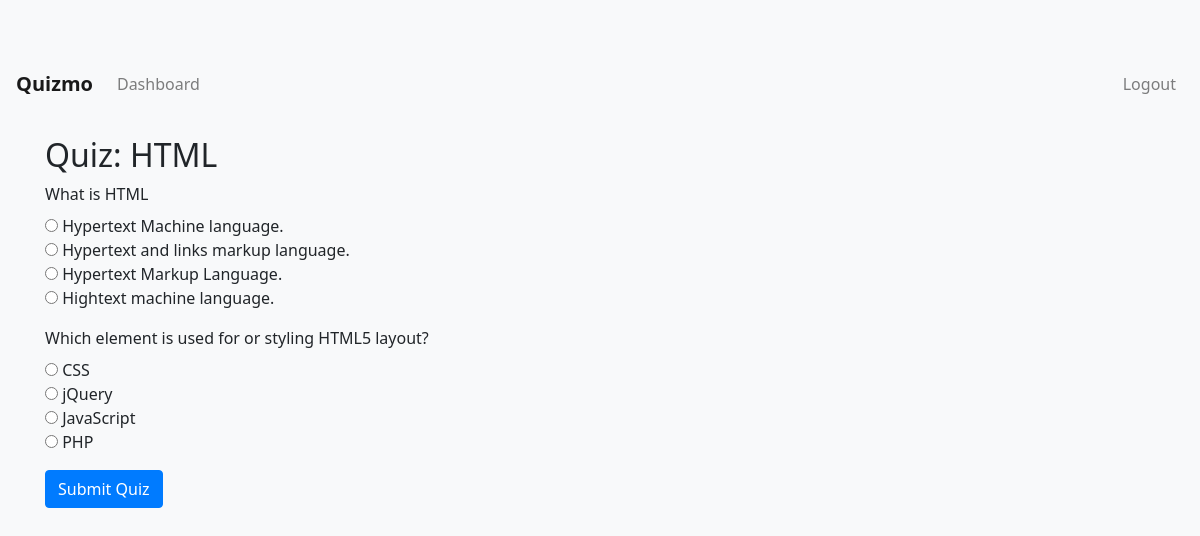
/attempt_quiz/1 (signed in), run on the app's committed database.
### models.py (models this page shows)
class Chapter(db.Model):
    id = db.Column(db.Integer, primary_key=True)
    name = db.Column(db.String(150), nullable=False)
    description = db.Column(db.String(500), nullable=True)
    subject_id = db.Column(db.Integer, db.ForeignKey('subject.id'), nullable=False)
    subject = db.relationship('Subject', backref=db.backref('chapters', lazy=True))

class Question(db.Model):
    id = db.Column(db.Integer, primary_key=True)
    quiz_id = db.Column(db.Integer, db.ForeignKey('quiz.id'), nullable=False)
    question_statement = db.Column(db.String(500), nullable=False)
    option1 = db.Column(db.String(200), nullable=False)
    option2 = db.Column(db.String(200), nullable=False)
    option3 = db.Column(db.String(200), nullable=False)
    option4 = db.Column(db.String(200), nullable=False)
    correct_option = db.Column(db.Integer, nullable=False)
    quiz = db.relationship('Quiz', backref=db.backref('questions', lazy=True))

### app.py (the view, shortened to what this page needs)
@app.route('/attempt_quiz/<int:quiz_id>', methods=['GET', 'POST'])
def attempt_quiz(quiz_id):
    if 'user_id' not in session:
        return redirect(url_for('login'))
    user_id = session['user_id']
    quiz = Quiz.query.get(quiz_id)
    questions = Question.query.filter_by(quiz_id=quiz_id).all()
    return render_template('quiz_attempt.html', quiz=quiz, questions=questions)

### app.py (called while the page is built)
def is_admin():
    if 'user_id' in session:
        user = User.query.get(session['user_id'])
        return user and user.is_admin
    return False

### templates/quiz_attempt.html
{% extends 'base.html' %}
{% block content %}
<h2>Quiz: {{ quiz.chapter.name }}</h2>
<form method="POST">
    {% for question in questions %}
        <div class="form-group">
            <label>{{ question.question_statement }}</label><br>
            <input type="radio" name="question_{{ question.id }}" value="1" required> {{ question.option1 }}<br>
            <input type="radio" name="question_{{ question.id }}" value="2"> {{ question.option2 }}<br>
            <input type="radio" name="question_{{ question.id }}" value="3"> {{ question.option3 }}<br>
            <input type="radio" name="question_{{ question.id }}" value="4"> {{ question.option4 }}<br>
        </div>
    {% endfor %}
    <button type="submit" class="btn btn-primary">Submit Quiz</button>
</form>
{% endblock %}

### static/css/style.css (style rules this page uses)
body { padding-top: 56px; background-color: #f8f9fa; font-family: 'Segoe UI', Tahoma, Geneva, Verdana, sans-serif; }
.btn { border-radius: 4px; }

### data on the page
Chapter: chapter.name "HTML"
Question: question_statement "What is HTML", option1 "Hypertext Machine language.", option2 "Hypertext and links markup language.", option3 "Hypertext Markup Language.", option4 "Hightext machine language."
Question: question_statement "Which element is used for or styling HTML5 layout?", option1 "CSS", option2 "jQuery", option3 "JavaScript", option4 "PHP"
